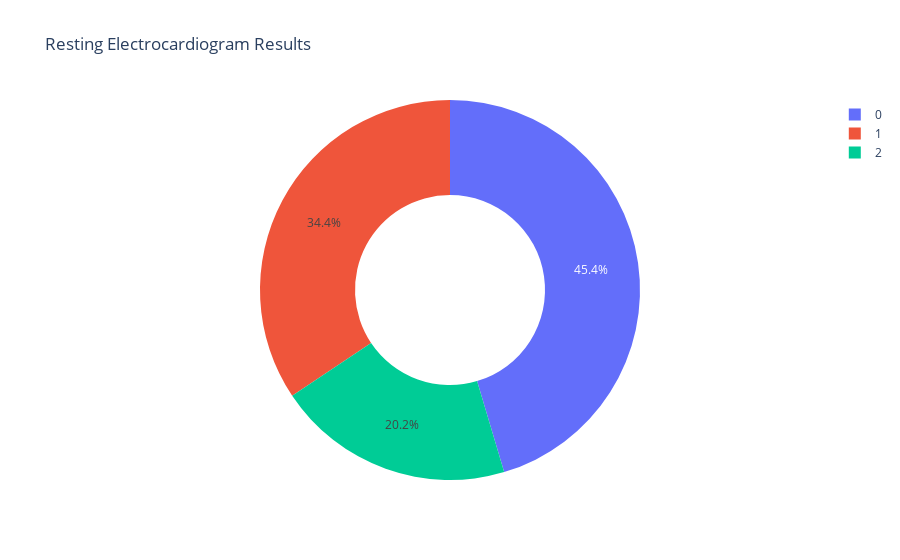

The code cell stored with this chart in its notebook:
### Markdown cell above
#### Chest Pain Types and Values

- **Value 0**: Typical Angina
- **Value 1**: Atypical Angina
- **Value 2**: Non-Anginal Pain
- **Value 3**: Asymptomatic

---

#### Göğüs Ağrısı Türleri ve Değerler

- **Değer 0**: Tipik Anjina
- **Değer 1**: Atipik Anjina
- **Değer 2**: Anjinal Olmayan Ağrı
- **Değer 3**: Asemptomatik

### Code cell
restingElectro = data['restingrelectro'].value_counts()
transactions = restingElectro.index
quantity = restingElectro.values

figure = px.pie(data,
                names = transactions,
                values = quantity,
                hole = 0.5,
                title = 'Resting Electrocardiogram Results ')
figure.show()

### Figure 1 — Plotly figure (JSON) as saved in the notebook; plotly's stock layout.template omitted (floating-point values rounded to 4 significant figures)
{"data": [{"domain": {"x": [0, 1], "y": [0, 1]}, "hole": 0.5, "hovertemplate": "label=%{label}<br>value=%{value}<extra></extra>", "labels": [0, 1, 2], "legendgroup": "", "name": "", "showlegend": true, "type": "pie", "values": [454, 344, 202]}], "layout": {"legend": {"tracegroupgap": 0}, "title": {"text": "Resting Electrocardiogram Results "}}}
